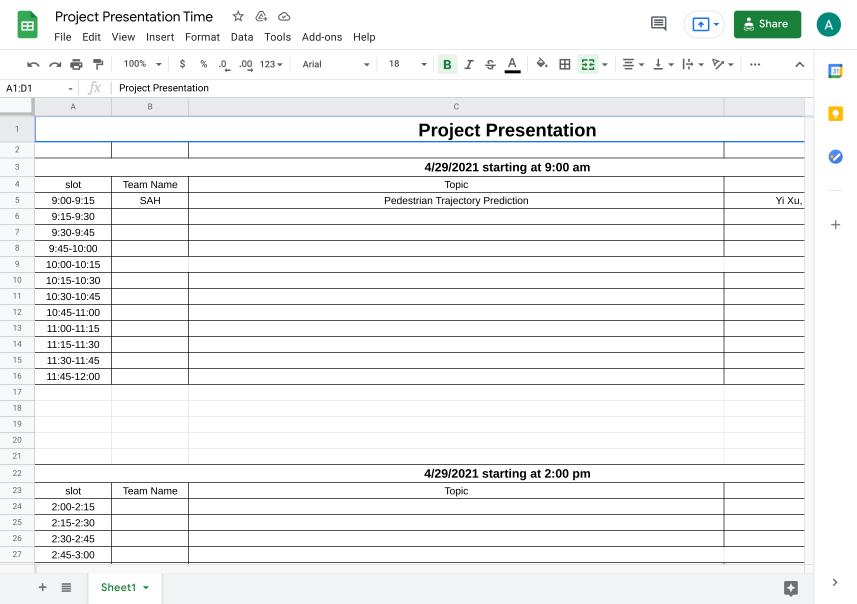
#> input picture host/vision/sheets1.png, 2569 x 1810 px (shown at 1/3 size)
$ python tea.py
#> lines starting #> are read from the running program, lines starting #| are printed output that depends on the picture; after the words box and inside, x2 and y2 are one past the last pixel; in counts of white or black regions, pixels touching at a corner belong together
# To add a new cell, type '# %%'
# To add a new markdown cell, type '# %% [markdown]'
# %%
import numpy as np
import cv2 as cv
from matplotlib import pyplot as plt
plt.rcParams['figure.figsize'] = [25, 25]
plt.rcParams['figure.dpi'] = 300 # 200 e.g. is really fine, but slower


# %%
img = cv.imread('sheets1.png', cv.IMREAD_UNCHANGED)
#> img is the input picture: shape (1810, 2569, 4); mean B, G, R, A 242.8, 242.7, 241.6, 255
img_rgb = cv.cvtColor(img.copy(), cv.COLOR_BGR2RGB)
# plt.subplot(151),plt.imshow(img_rgb)
# plt.title('Original Image'), plt.xticks([]), plt.yticks([])
# plt.show()


# %%

img_hsv = cv.cvtColor(img.copy(), cv.COLOR_BGR2HSV)
#> img_hsv: shape (1810, 2569, 3); mean H, S, V 12.3, 2.4, 243.3

# or the hue filter of the little triangle with the top and bottom of the cell
# get the all the contours hierarchically
# find the parent cell with only 1 contour child that has the triangle thing
# check that the child is a triangle thing by running Ramer–Douglas–Peucker

# active cell index
# lower_active_cell = np.array([103,0,235])
# upper_active_cell = np.array([113,10,245])

# active cursor
# lower_active_cell = np.array([105,220,230])
# upper_active_cell = np.array([115,255,240])

# top left arrow down
# lower_active_cell = np.array([0,0,120])
# upper_active_cell = np.array([0,0,125])

# top left box
lower_active_cell = np.array([0,0,200])
upper_active_cell = np.array([0,0,210])


mask = cv.inRange(img_hsv.copy(), lower_active_cell, upper_active_cell)
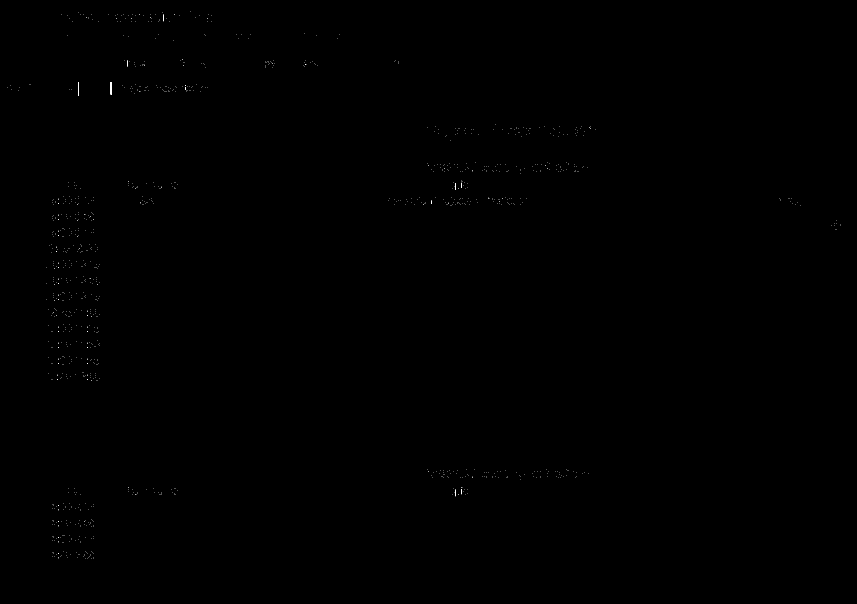
#> mask: shape (1810, 2569) (shown at 1/3 size); 0.03% white in thin lines or dots, all inside (x1, y1, x2, y2) = (23, 34, 2521, 1676)
res = cv.bitwise_and(img, img, mask= mask)

# plt.subplot(154),plt.imshow(res)
# plt.title('Res Image'), plt.xticks([]), plt.yticks([])


# %%
edges = cv.Canny(res.copy(), 50, 300)
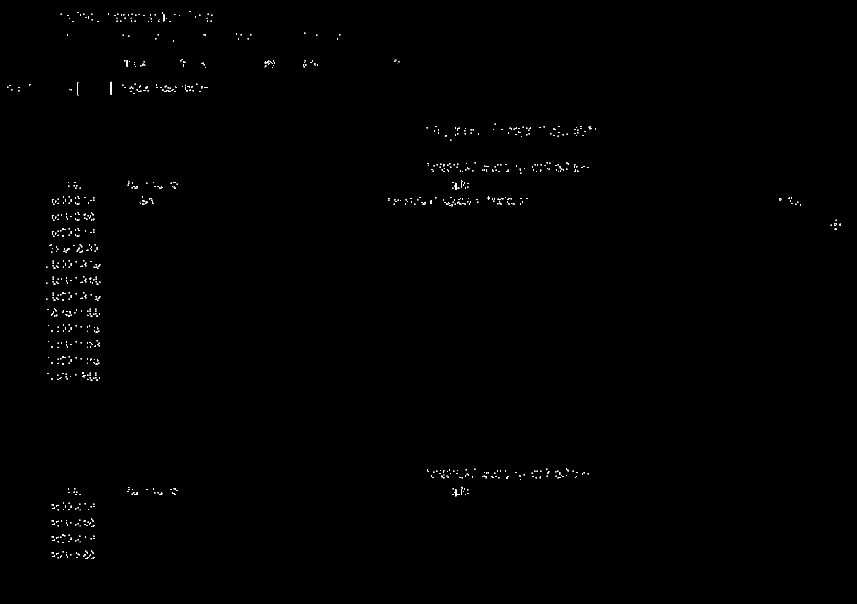
#> edges: shape (1810, 2569) (shown at 1/3 size); 0.19% white in thin lines or dots, all inside (x1, y1, x2, y2) = (22, 33, 2522, 1677)
# plt.subplot(154),plt.imshow(edges, cmap = 'gray')
# plt.title('Edge Image'), plt.xticks([]), plt.yticks([])


# %%
ret, thresh = cv.threshold(edges.copy() , 127, 255, cv.THRESH_BINARY)
contours, hierarchy = cv.findContours(thresh, cv.RETR_LIST, cv.CHAIN_APPROX_SIMPLE)
#> contours = 2068 contours, 2052 with area under 20; largest, box (x1, y1, x2, y2) and area: (331, 245, 335, 284) 111, (331, 245, 335, 284) 110, (1366, 1467, 1369, 1489) 41, (1366, 548, 1369, 570) 41, (490, 42, 493, 64) 41
img_c = img.copy()
# for c in contours:
#     # find bounding box coordinates
#     x,y,w,h = cv.boundingRect(c)
#     cv.rectangle(img_c, (x,y), (x+w, y+h), (255, 0, 255), 5)
for c in contours:
    hull = cv.convexHull(c)
    cv.drawContours(img_c, [hull], 0, (0, 255, 0), 2)
#> this loop made 2068 passes
#> hull on passes 1 to 3: [[273, 1675], [274, 1674], [275, 1675], [274, 1676]], [[256, 1675], [257, 1674], [258, 1675], [257, 1676]], [[278, 1674], [279, 1673], [280, 1674], [279, 1675]]

# plt.subplot(152),plt.imshow(img_c)
# plt.title('Contor Image'), plt.xticks([]), plt.yticks([])


# %%
